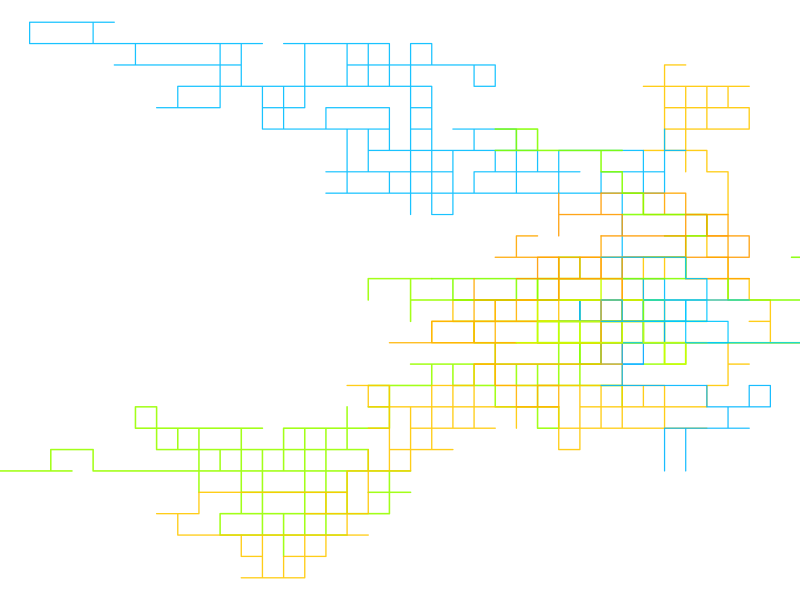

Here is the R script that generated this plot:
# Title: Graphing random character strings
# Description: Script used to get background image for personal website
# Author: Gaston Sanchez
# Date: November 2021

# auxiliary function
validate_steps <- function(x) {
  if (length(x) != 1 || !is.numeric(x) || x %% 1 != 0 || x <= 0) {
    stop("\n'steps' must be a positive integer")
  } else {
    TRUE
  }
}

# random walk in 2-dimensions
random_walk2 <- function(steps = 10, start = c(0, 0)) {
  validate_steps(steps)
  directions <- c('right', 'left', 'up', 'down')
  # higher probabilities for left-right steps
  walk <- sample(directions, steps, replace = TRUE, 
                 prob = c(0.4, 0.4, 0.10, 0.10))
  # auxiliary "lookup" vectors 
  x_lookup <- c('right' = 1, 'left' = -1, 'up' = 0, 'down' = 0)
  y_lookup <- c('right' = 0, 'left' = 0, 'up' = 1, 'down' = -1)
  # x-y coordinates
  x_coords = cumsum(c(start[1], x_lookup[walk]))
  names(x_coords) <- NULL
  y_coords = cumsum(c(start[2], y_lookup[walk]))
  names(y_coords) <- NULL
  
  # output
  final_position <- c(x_coords[steps + 1], y_coords[steps + 1])
  result <- list(
    start = c(0, 0),
    final = final_position,
    #summary = cbind(x = summary(x_coords), y = summary(y_coords)),
    path = cbind(x_coords, y_coords)
  )
  result
}


# set of initial walks
set.seed(456)
n = 500
walk_orange = random_walk2(start = c(0, 0), steps = n)
walk_green = random_walk2(start = c(0, 0), steps = n)
walk_blue = random_walk2(start = c(0, 0), steps = n)

xmin = min(c(walk_orange$path[,1], walk_green$path[,1], walk_blue$path[,1]))
xmax = max(c(walk_orange$path[,1], walk_green$path[,1], walk_blue$path[,1]))

ymin = min(c(walk_orange$path[,2], walk_green$path[,2], walk_blue$path[,2]))
ymax = max(c(walk_orange$path[,2], walk_green$path[,2], walk_blue$path[,2]))


# base colors for color-scheme
bv = runif(100, 0.53, 0.56)
blues = hsv(h = bv, s = 1, v = 1, alpha = 0.9)

gv = runif(100, 0.20, 0.25)
greens = hsv(h = gv, s = 1, v = 1, alpha = 0.9)

ov = runif(100, 0.10, 0.13)
oranges = hsv(h = ov, s = 1, v = 1, alpha = 0.9)


# plot
png(file="full-walks.png", width=1500, height=300)
op = par(bg = "white", mar = rep(0, 4))
plot(0, 0, xlim = c(xmin+2, xmax-2), ylim = c(ymin, ymax),
     type = "n", xlab = "", ylab = "", axes = FALSE)
lines(walk_green$path[ ,1], walk_green$path[ ,2], 
      col = greens[1], lwd = 1.5)
lines(walk_orange$path[ ,1], walk_orange$path[ ,2], 
      col = oranges[1], lwd = 1.3)
lines(walk_blue$path[ ,1], walk_blue$path[ ,2], 
      col = blues[1], lwd = 1.2)

for (k in 1:5) {
  walk_orange = random_walk2(
    start = c(0, 0),
    steps = sample(seq(30, 100, 10), size = 1))
  walk_green = random_walk2(
    start = c(0, 0), 
    steps = sample(seq(30, 100, 10), size = 1))
  walk_blue = random_walk2(
    start = c(0, 0), 
    steps = sample(seq(30, 100, 10), size = 1))

  lines(walk_green$path[ ,1], walk_green$path[ ,2], 
        col = greens[k+1], lwd = 1.5)
  lines(walk_orange$path[ ,1], walk_orange$path[ ,2], 
        col = oranges[k+1], lwd = 1.3)
  lines(walk_blue$path[ ,1], walk_blue$path[ ,2], 
        col = blues[k+1], lwd = 1.2)
  
}
par(op)
dev.off()
